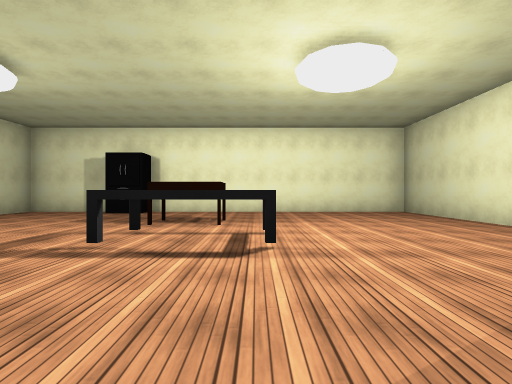
View 1 (above)

14 first-person views from a walk through a 3-D level made in the Unity game engine. The camera is 1.2 m above the floor, looks level and sees 80° across. The floor is counted in squares, 2 m on a side. Each view is taken from the middle of a square. On the plan, view 1 faces up. The plan holds only what a view shows up to about 9 squares ahead; the rest is blank. The place goes on beyond the plan. The player is left out. Some animated figures are left out. Door leaves are left out, so doorways stand open. Surface patterns are stand-ins for the level's own textures.

View 2
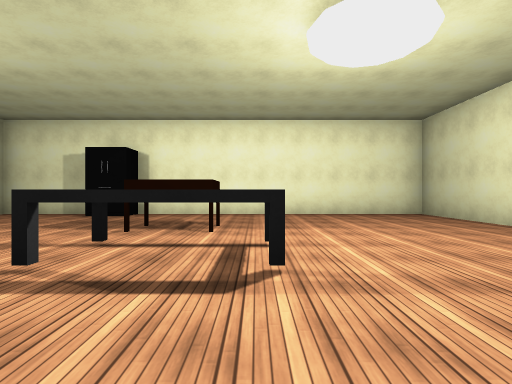

View 3
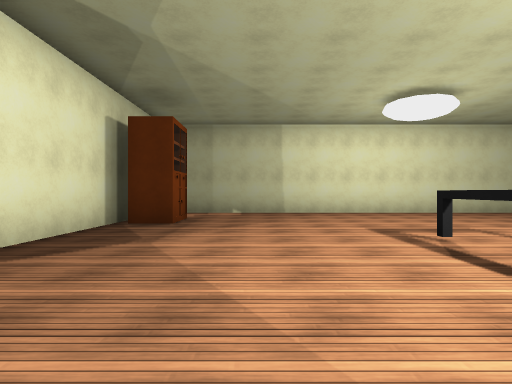

View 4
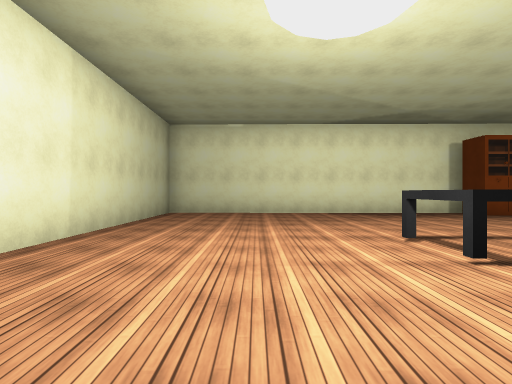

View 5
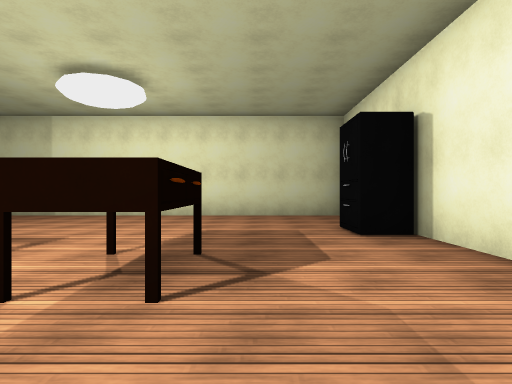

View 6
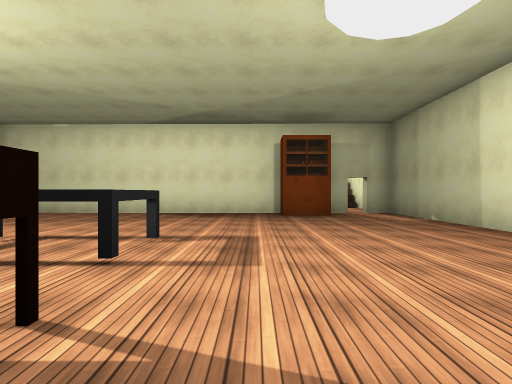

View 7
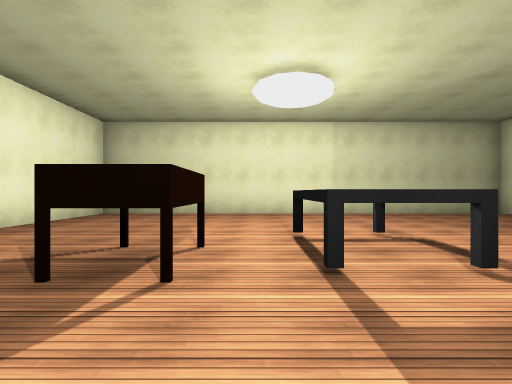

View 8
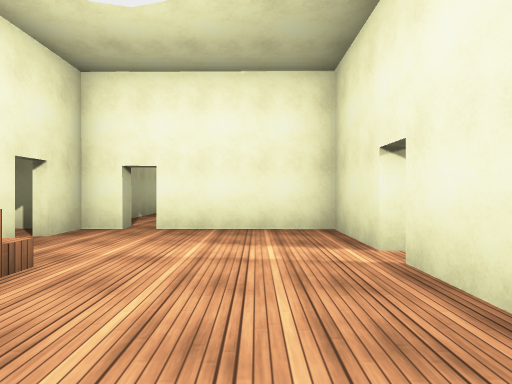

View 9
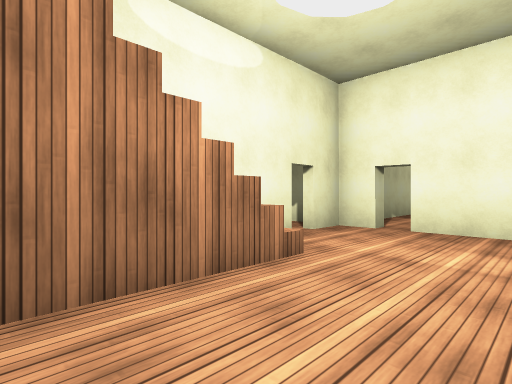

View 10
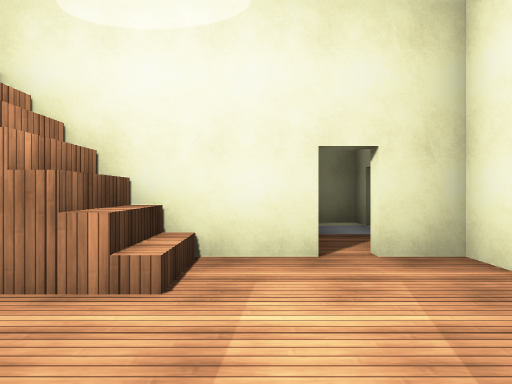

View 11
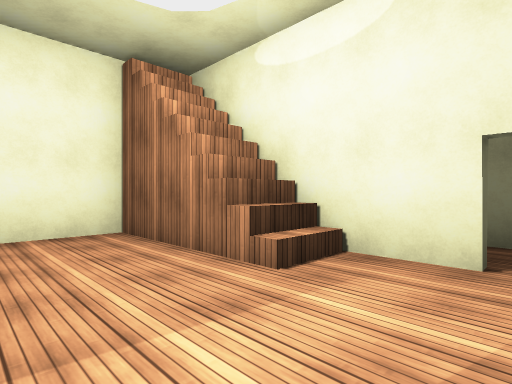

View 12
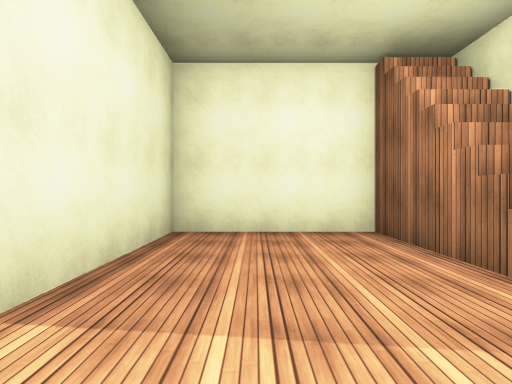

View 13
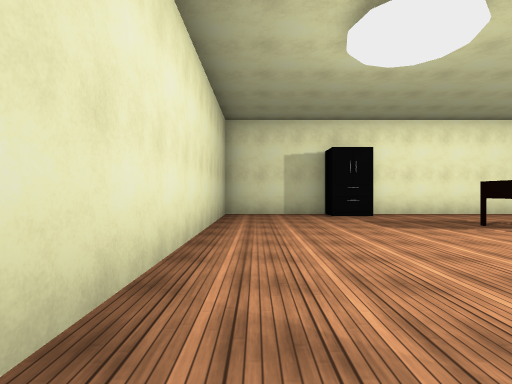

View 14
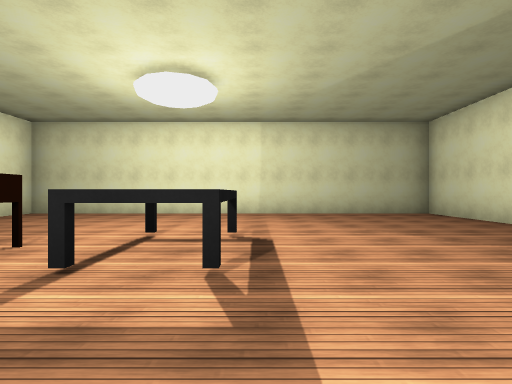

### Floor plan
Ten units are one square. View 1 is at (0, 0); x grows to the right and y downward. Boxes are objects, and circles mark ways between rooms. Rooms are numbered by the first view taken in them; rooms with no view inside come last. Other rooms are left out.
<svg viewBox="-75 -98 125 179">
<path fill="none" stroke="#000" d="M-40 -93 -68 -93 -68 17 -62 17M-56 17 45 18 45 -93 -34 -93M-58 62 -58 76 -27 76 -27 44M-68 34 -68 67M-27 39 -27 21 -56 21M-62 20 -68 20 -68 29M-68 67 -60 67"/>
<rect x="-45" y="5" width="10" height="10" fill="#bbb"><title>other object</title></rect>
<rect x="-45" y="-85" width="10" height="10" fill="#bbb"><title>other object</title></rect>
<rect x="-25" y="-65" width="20" height="10" fill="#bbb"><title>other object</title></rect>
<rect x="-15" y="-45" width="20" height="10" fill="#bbb"><title>other object</title></rect>
<circle cx="-60" cy="20" r="3" fill="#2a7"/>
<text x="-10" y="-40">1</text>
<text x="-50" y="50">2</text>
</svg>
Room 1 opens to room 2.

Where each view was taken, in squares from view 1:
view 1: 0 up, 0 right, facing up
view 2: 1 up, 0 right, facing up
view 3: 1 up, 2 right, facing left
view 4: 7 up, 2 right, facing down
view 5: 7 up, 1 right, facing left
view 6: 7 up, 3 left, facing down
view 7: 5 up, 4 left, facing right
view 8: 7 down, 4 left, facing up
view 9: 7 down, 4 left, facing up-left
view 10: 4 down, 4 left, facing left
view 11: 3 down, 4 left, facing down-left
view 12: 3 down, 4 left, facing down
view 13: 1 up, 6 left, facing up
view 14: 3 up, 4 left, facing right
